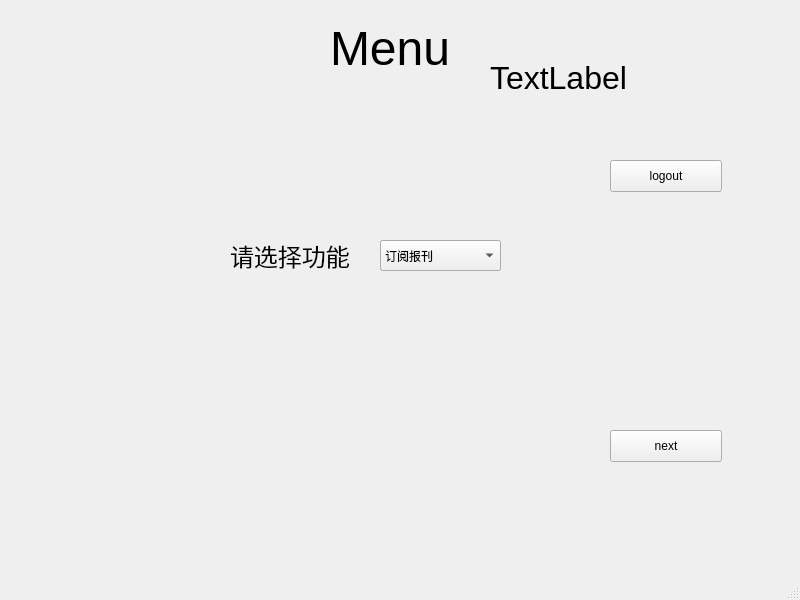
<?xml version="1.0" encoding="UTF-8"?>
<ui version="4.0">
    <class>MainWindow</class>
    <widget class="QMainWindow" name="MainWindow">
        <property name="geometry">
            <rect>
                <x>0</x>
                <y>0</y>
                <width>800</width>
                <height>600</height>
            </rect>
        </property>
        <property name="windowTitle">
            <string>MainWindow</string>
        </property>
        <widget class="QWidget" name="centralwidget">
            <widget class="QComboBox" name="comboBox_root">
                <property name="geometry">
                    <rect>
                        <x>380</x>
                        <y>240</y>
                        <width>121</width>
                        <height>31</height>
                    </rect>
                </property>
                <property name="focusPolicy">
                    <enum>Qt::StrongFocus</enum>
                </property>
                <item>
                    <property name="text">
                        <string>报刊管理</string>
                    </property>
                    <property name="icon">
                        <iconset>
                            <normalon>:/icon/insert.png</normalon>
                        </iconset>
                    </property>
                </item>
                <item>
                    <property name="text">
                        <string>订阅查询</string>
                    </property>
                    <property name="icon">
                        <iconset>
                            <normalon>:/icon/search.png</normalon>
                        </iconset>
                    </property>
                </item>
                <item>
                    <property name="text">
                        <string>订阅统计</string>
                    </property>
                    <property name="icon">
                        <iconset>
                            <normalon>:/icon/tongji-2.png</normalon>
                        </iconset>
                    </property>
                </item>
                <item>
                    <property name="text">
                        <string>系统维护</string>
                    </property>
                    <property name="icon">
                        <iconset>
                            <normalon>:/icon/weihu.png</normalon>
                        </iconset>
                    </property>
                </item>
            </widget>
            <widget class="QPushButton" name="pushButton_next">
                <property name="geometry">
                    <rect>
                        <x>610</x>
                        <y>430</y>
                        <width>112</width>
                        <height>32</height>
                    </rect>
                </property>
                <property name="focusPolicy">
                    <enum>Qt::StrongFocus</enum>
                </property>
                <property name="text">
                    <string>next</string>
                </property>
                <property name="icon">
                    <iconset resource="../../db/resource/resource.qrc">
                        <normaloff>:/icon/next.png</normaloff>:/icon/next.png
                    </iconset>
                </property>
                <property name="shortcut">
                    <string>Return</string>
                </property>
            </widget>
            <widget class="QComboBox" name="comboBox_user">
                <property name="geometry">
                    <rect>
                        <x>380</x>
                        <y>240</y>
                        <width>121</width>
                        <height>31</height>
                    </rect>
                </property>
                <property name="focusPolicy">
                    <enum>Qt::StrongFocus</enum>
                </property>
                <item>
                    <property name="text">
                        <string>订阅报刊</string>
                    </property>
                    <property name="icon">
                        <iconset resource="../../db/resource/resource.qrc">
                            <normaloff>:/icon/subscribe.png</normaloff>:/icon/subscribe.png
                        </iconset>
                    </property>
                </item>
                <item>
                    <property name="text">
                        <string>订阅管理</string>
                    </property>
                    <property name="icon">
                        <iconset resource="../../db/resource/resource.qrc">
                            <normaloff>:/icon/guanli.png</normaloff>:/icon/guanli.png
                        </iconset>
                    </property>
                </item>
                <item>
                    <property name="text">
                        <string>金额结算</string>
                    </property>
                    <property name="icon">
                        <iconset resource="../../db/resource/resource.qrc">
                            <normaloff>:/icon/settle.png</normaloff>:/icon/settle.png
                        </iconset>
                    </property>
                </item>
                <item>
                    <property name="text">
                        <string>地址管理</string>
                    </property>
                    <property name="icon">
                        <iconset>
                            <normalon>:/icon/dizhiguanli.png</normalon>
                        </iconset>
                    </property>
                </item>
            </widget>
            <widget class="QLabel" name="label">
                <property name="geometry">
                    <rect>
                        <x>330</x>
                        <y>20</y>
                        <width>118</width>
                        <height>57</height>
                    </rect>
                </property>
                <property name="text">
                    <string>&lt;html&gt;&lt;head/&gt;&lt;body&gt;&lt;p align=&quot;center&quot;&gt;&lt;span style=&quot;
                        font-size:36pt;&quot;&gt;Menu&lt;/span&gt;&lt;/p&gt;&lt;/body&gt;&lt;/html&gt;
                    </string>
                </property>
            </widget>
            <widget class="QPushButton" name="pushButton_logout">
                <property name="geometry">
                    <rect>
                        <x>610</x>
                        <y>160</y>
                        <width>112</width>
                        <height>32</height>
                    </rect>
                </property>
                <property name="focusPolicy">
                    <enum>Qt::StrongFocus</enum>
                </property>
                <property name="text">
                    <string>logout</string>
                </property>
                <property name="icon">
                    <iconset>
                        <normalon>:/icon/log-out.png</normalon>
                    </iconset>
                </property>
            </widget>
            <widget class="QLabel" name="label_2">
                <property name="geometry">
                    <rect>
                        <x>230</x>
                        <y>220</y>
                        <width>131</width>
                        <height>71</height>
                    </rect>
                </property>
                <property name="text">
                    <string>&lt;html&gt;&lt;head/&gt;&lt;body&gt;&lt;p&gt;&lt;span style=&quot; font-size:18pt;&quot;&gt;请选择功能&lt;/span&gt;&lt;/p&gt;&lt;/body&gt;&lt;/html&gt;</string>
                </property>
            </widget>
            <widget class="QLabel" name="label_welcome">
                <property name="geometry">
                    <rect>
                        <x>490</x>
                        <y>60</y>
                        <width>151</width>
                        <height>71</height>
                    </rect>
                </property>
                <property name="sizePolicy">
                    <sizepolicy hsizetype="Expanding" vsizetype="Expanding">
                        <horstretch>0</horstretch>
                        <verstretch>0</verstretch>
                    </sizepolicy>
                </property>
                <property name="text">
                    <string>&lt;html&gt;&lt;head/&gt;&lt;body&gt;&lt;p&gt;&lt;span style=&quot; font-size:24pt;&quot;&gt;TextLabel&lt;/span&gt;&lt;/p&gt;&lt;/body&gt;&lt;/html&gt;</string>
                </property>
                <property name="alignment">
                    <set>Qt::AlignLeading|Qt::AlignLeft|Qt::AlignTop</set>
                </property>
                <property name="wordWrap">
                    <bool>true</bool>
                </property>
            </widget>
            <widget class="QPushButton" name="pushButton_userinfo">
                <property name="geometry">
                    <rect>
                        <x>690</x>
                        <y>120</y>
                        <width>31</width>
                        <height>31</height>
                    </rect>
                </property>
                <property name="focusPolicy">
                    <enum>Qt::StrongFocus</enum>
                </property>
                <property name="toolTip">
                    <string>个人信息管理</string>
                </property>
                <property name="styleSheet">
                    <string notr="true"/>
                </property>
                <property name="text">
                    <string/>
                </property>
                <property name="icon">
                    <iconset>
                        <normalon>:/icon/selfinfo.png</normalon>
                    </iconset>
                </property>
                <property name="iconSize">
                    <size>
                        <width>32</width>
                        <height>32</height>
                    </size>
                </property>
                <property name="flat">
                    <bool>true</bool>
                </property>
            </widget>
        </widget>
        <widget class="QMenuBar" name="menubar">
            <property name="geometry">
                <rect>
                    <x>0</x>
                    <y>0</y>
                    <width>800</width>
                    <height>22</height>
                </rect>
            </property>
        </widget>
        <widget class="QStatusBar" name="statusbar"/>
    </widget>
    <resources>
        <include location="../../db/resource/resource.qrc"/>
    </resources>
    <connections/>
</ui>
